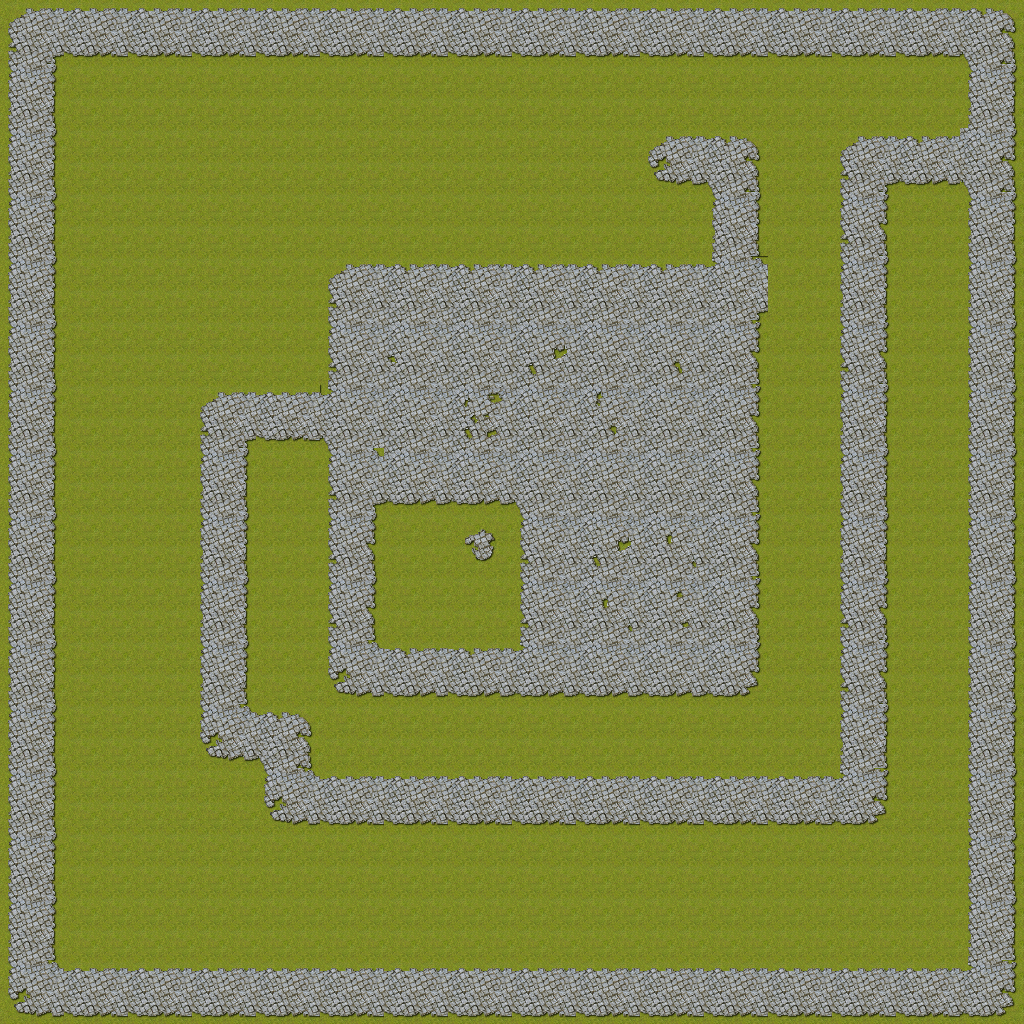

Below is a game level as drawn by its tile map, then a one-line description and the .tmx that defines it (tile-layer data replaced by summaries):
An orthogonal 16x16 tile map with 64x64 px tiles, 1 tile layer (Map) and 2 objects (SpawnPoint, DestinationPoint).

<map version="1.0" orientation="orthogonal" width="16" height="16" tilewidth="64" tileheight="64">
 <tileset firstgid="1" name="cobbleset-64_0" tilewidth="64" tileheight="64">
  <image source="cobbleset-64_0.png" width="512" height="512" />
  <tile id="14">
   <properties>
    <property name="Constructable" value="YES" />
    <property name="Walkable" value="NO" />
   </properties>
  </tile>
  <tile id="15">
   <properties>
    <property name="Constructable" value="NO" />
    <property name="Walkable" value="YES" />
   </properties>
  </tile>
  <tile id="19">
   <properties>
    <property name="Constructable" value="NO" />
   </properties>
  </tile>
  <tile id="20">
   <properties>
    <property name="Constructable" value="NO" />
   </properties>
  </tile>
  <tile id="21">
   <properties>
    <property name="Constructable" value="NO" />
    <property name="Walkable" value="YES" />
   </properties>
  </tile>
  <tile id="22">
   <properties>
    <property name="Constructable" value="NO" />
    <property name="Walkable" value="YES" />
   </properties>
  </tile>
  <tile id="23">
   <properties>
    <property name="Constructable" value="NO" />
    <property name="Walkable" value="YES" />
   </properties>
  </tile>
  <tile id="27">
   <properties>
    <property name="Constructable" value="NO" />
   </properties>
  </tile>
  <tile id="28">
   <properties>
    <property name="Constructable" value="NO" />
   </properties>
  </tile>
  <tile id="29">
   <properties>
    <property name="Constructable" value="NO" />
    <property name="Walkable" value="YES" />
   </properties>
  </tile>
  <tile id="30">
   <properties>
    <property name="Constructable" value="NO" />
    <property name="Walkable" value="YES" />
   </properties>
  </tile>
  <tile id="35">
   <properties>
    <property name="Constructable" value="NO" />
   </properties>
  </tile>
  <tile id="36">
   <properties>
    <property name="Constructable" value="NO" />
   </properties>
  </tile>
  <tile id="43">
   <properties>
    <property name="Constructable" value="NO" />
   </properties>
  </tile>
  <tile id="44">
   <properties>
    <property name="Constructable" value="NO" />
   </properties>
  </tile>
  <tile id="46">
   <properties>
    <property name="Constructable" value="NO" />
   </properties>
  </tile>
  <tile id="47">
   <properties>
    <property name="Constructable" value="NO" />
   </properties>
  </tile>
  <tile id="51">
   <properties>
    <property name="Constructable" value="NO" />
   </properties>
  </tile>
  <tile id="52">
   <properties>
    <property name="Constructable" value="NO" />
    <property name="Walkable" value="YES" />
   </properties>
  </tile>
  <tile id="53">
   <properties>
    <property name="Constructable" value="NO" />
   </properties>
  </tile>
  <tile id="54">
   <properties>
    <property name="Constructable" value="NO" />
   </properties>
  </tile>
  <tile id="55">
   <properties>
    <property name="Constructable" value="NO" />
   </properties>
  </tile>
  <tile id="59">
   <properties>
    <property name="Constructable" value="NO" />
   </properties>
  </tile>
  <tile id="60">
   <properties>
    <property name="Constructable" value="NO" />
   </properties>
  </tile>
  <tile id="61">
   <properties>
    <property name="Constructable" value="NO" />
   </properties>
  </tile>
  <tile id="62">
   <properties>
    <property name="Constructable" value="NO" />
   </properties>
  </tile>
  <tile id="63">
   <properties>
    <property name="Constructable" value="NO" />
   </properties>
  </tile>
 </tileset>
 <layer name="Map" width="16" height="16">
  <data>[256 cells, 256 non-empty, 33 distinct tile ids]</data>
 </layer>
 <objectgroup name="MetaObjects" width="16" height="16">
  <object name="StartPoint" type="SpawnPoint" x="12" y="963" width="46" height="48" />
  <object name="DestinationPoint" type="DestinationPoint" x="648" y="137" width="48" height="49" />
 </objectgroup>
</map>
